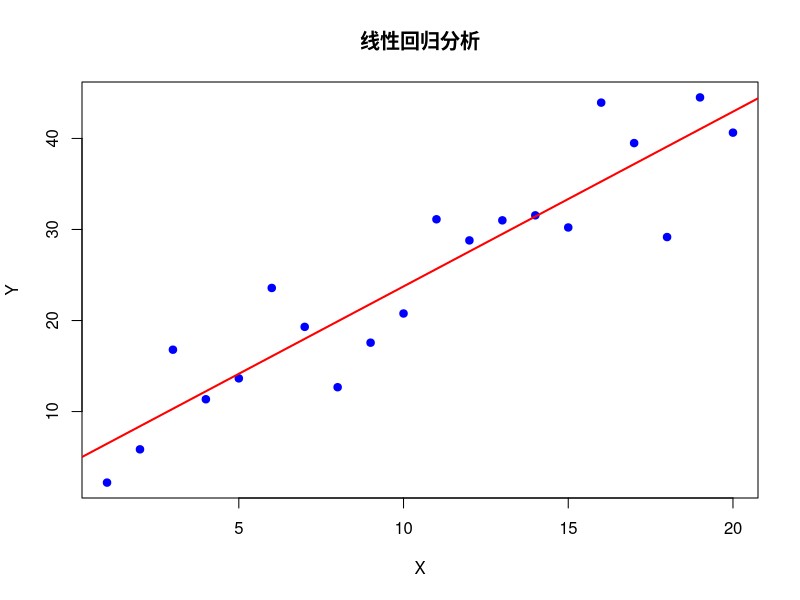

This chart was generated by the following R code:
# 第六章 R语言统计
# 基础统计分析

# 创建输出文件夹
output_dir <- "s6"
if (!dir.exists(output_dir)) {
  dir.create(output_dir, recursive = TRUE)
  cat("创建文件夹:", output_dir, "\n")
}

# 1. 均值计算
data_with_na <- c(10, 20, 30, NA, 40, 50)
cat("原始数据:", data_with_na, "\n")

# 计算均值（包含NA）
mean_with_na <- mean(data_with_na)
cat("包含NA的均值:", mean_with_na, "\n")

# 计算均值（去除NA）
mean_without_na <- mean(data_with_na, na.rm = TRUE)
cat("去除NA的均值:", mean_without_na, "\n")

# 使用trim参数（去除两端值）
trimmed_mean <- mean(c(1, 2, 3, 4, 5, 100), trim = 0.1)
cat("修剪均值（trim=0.1）:", trimmed_mean, "\n")

# 2. 中位数计算
median_with_na <- median(data_with_na)
cat("包含NA的中位数:", median_with_na, "\n")

median_without_na <- median(data_with_na, na.rm = TRUE)
cat("去除NA的中位数:", median_without_na, "\n")

# 3. 线性回归分析
# 创建示例数据
set.seed(123)
x <- 1:20
y <- 2 * x + 3 + rnorm(20, 0, 5)
regression_data <- data.frame(x = x, y = y)

# 构建线性回归模型
model <- lm(y ~ x, data = regression_data)
cat("线性回归模型:\n")
print(model)

# 查看模型详细信息
cat("\n模型摘要:\n")
summary_model <- summary(model)
print(summary_model)

# 提取关键统计量
cat("\n关键统计量:\n")
cat("R-squared:", summary_model$r.squared, "\n")
cat("调整R-squared:", summary_model$adj.r.squared, "\n")
cat("p值:", summary_model$coefficients[2, 4], "\n")

# 预测新数据
new_data <- data.frame(x = c(21, 22, 23))
predictions <- predict(model, newdata = new_data)
cat("\n预测值:\n")
print(predictions)

# 可视化回归结果
png(file.path(output_dir, "线性回归分析.png"), width = 800, height = 600)
plot(x, y, 
     main = "线性回归分析",
     xlab = "X", ylab = "Y",
     pch = 19, col = "blue")
abline(model, col = "red", lwd = 2)
dev.off()

# 保存回归结果
regression_results <- data.frame(
  x = x,
  y = y,
  predicted = predict(model),
  residuals = residuals(model)
)
write.csv(regression_results, file.path(output_dir, "回归分析结果.csv"), row.names = FALSE)

# 4. 卡方检验
# 创建列联表数据
if ("MASS" %in% rownames(installed.packages())) {
  library(MASS)
  # 使用Cars93数据集
  if (exists("Cars93")) {
    # 创建2x2列联表
    contingency_table <- table(Cars93$AirBags, Cars93$Type)
    cat("\n列联表:\n")
    print(contingency_table)
    
    # 执行卡方检验
    chi_test <- chisq.test(contingency_table)
    cat("\n卡方检验结果:\n")
    print(chi_test)
    
    # 提取检验统计量
    cat("\n检验统计量:\n")
    cat("卡方值:", chi_test$statistic, "\n")
    cat("自由度:", chi_test$parameter, "\n")
    cat("p值:", chi_test$p.value, "\n")
  }
} else {
  # 如果没有Cars93数据集，使用模拟数据
  # 创建模拟数据
  airbags <- sample(c("None", "Driver only", "Driver & Passenger"), 100, replace = TRUE)
  car_type <- sample(c("Small", "Midsize", "Large"), 100, replace = TRUE)
  
  contingency_table <- table(airbags, car_type)
  cat("\n模拟列联表:\n")
  print(contingency_table)
  
  # 执行卡方检验
  chi_test <- chisq.test(contingency_table)
  cat("\n卡方检验结果:\n")
  print(chi_test)
}